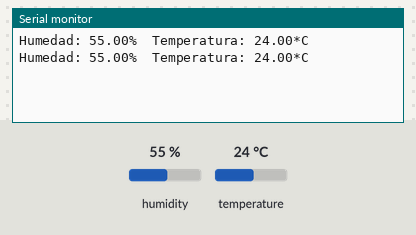
Bench run of a sketch on a simulated Arduino Uno, built with avr-gcc and run on an emulated ATmega328P. On the bench: the last lines printed to the serial monitor. Inputs (shaded band) come from the test bench; at power-on: humidity 55 %, temperature 24 °C.

Above: at 10.8 s.
10.9 s: humidity set to 22 %
At 15.8 s:
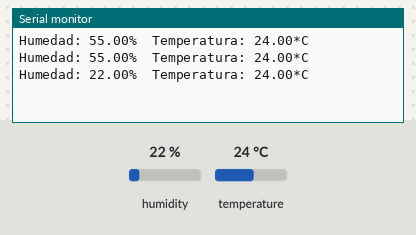
18.4 s: temperature set to 12 °C
At 20.5 s:
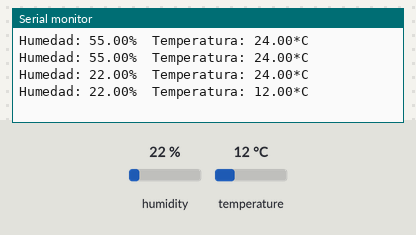
25.9 s: humidity set to 40 %
At 31.1 s:
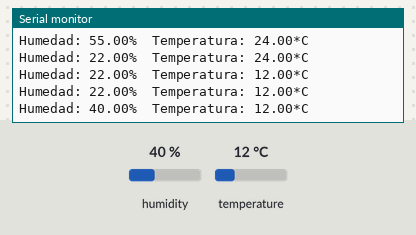
Timing chart, 0 to 32.6 s (numbered marks = the images above; inputs shaded):
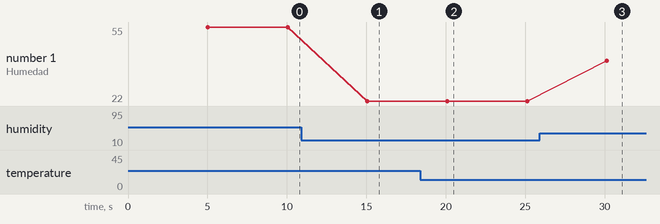

Measured:
- after the input at 10.9 s, the serial monitor: prints a new line after 4.2 s (image 1)
- after the input at 18.4 s, the serial monitor: prints a new line after 1.7 s (image 2)
- after the input at 25.9 s, the serial monitor: prints a new line after 4.2 s (image 3)
- plotted number 1: 55 → 22 after the input at 10.9 s, 22 → 40 after the input at 25.9 s

The sketch:

DHT11.ino
```cpp
#include <DHT.h>
#include <DHT_U.h>

#define DHTPIN 2
#define DHTTYPE DHT11

DHT dht(DHTPIN, DHTTYPE);
void setup() {
Serial.begin(9600);
dht.begin();
}

void loop() {

  delay(5000);

  float h = dht.readHumidity();
  float t = dht.readTemperature();


if ( isnan(t)){
  Serial.println("Error obteniendo los datos del sensor DHT11");
  return;
}

Serial.print("Humedad: ");
Serial.print(h);
Serial.print("%\t");
Serial.print("Temperatura: ");
Serial.print(t);
Serial.println("*C ");
}
```
